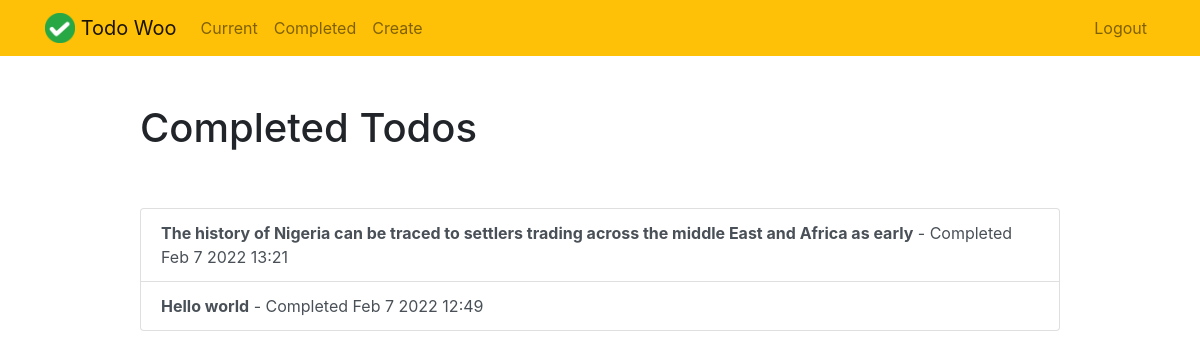
Page /completed/ (signed in) on the committed database.
### todo/models.py (models this page shows, shortened)
class Todo(models.Model):
    title = models.CharField(max_length=100)
    memo = models.TextField(blank=True)
    created = models.DateTimeField(auto_now_add=True)
    datecompleted = models.DateTimeField(null=True, blank=True)
    important = models.BooleanField(default=False)
    user = models.ForeignKey(User, on_delete=models.CASCADE)

### todo/views.py (the view)
# urls.py: path('completed/', views.completedtodos, name='completedtodos'),
@login_required
def completedtodos(request):
    todos = Todo.objects.filter(user=request.user, datecompleted__isnull=False)
    return render(request, 'todo/completedtodos.html', {'todos': todos})

### todo/templates/todo/completedtodos.html
{% extends "todo/base.html" %}
{% block content %}
    <div class="row justify-content-center mt-5">
        <div class="col-md-10">
            <h1>Completed Todos</h1>
        </div>
    </div>
    <div class="row justify-content-center mt-5">
        <div class="col-md-10">
            <div class="list-group">
                {% for todo in todos %}
                    <a href="{% url 'viewtodo' todo.id %}" class="list-group-item list-group-item-action{% if todo.important %} list-group-item-danger{% endif %}"><b>{{ todo.title }}</b> - Completed {{ todo.datecompleted|date:'M j Y H:i' }}</a>
                {% endfor %}
            </div>
        </div>
    </div>
{% endblock %}

### rows in the picture
Todo: title "The history of Nigeria can be traced to settlers trading across the middle East and Africa as early", datecompleted "Feb 7 2022 13:21"
Todo: title "Hello world", datecompleted "Feb 7 2022 12:49"
